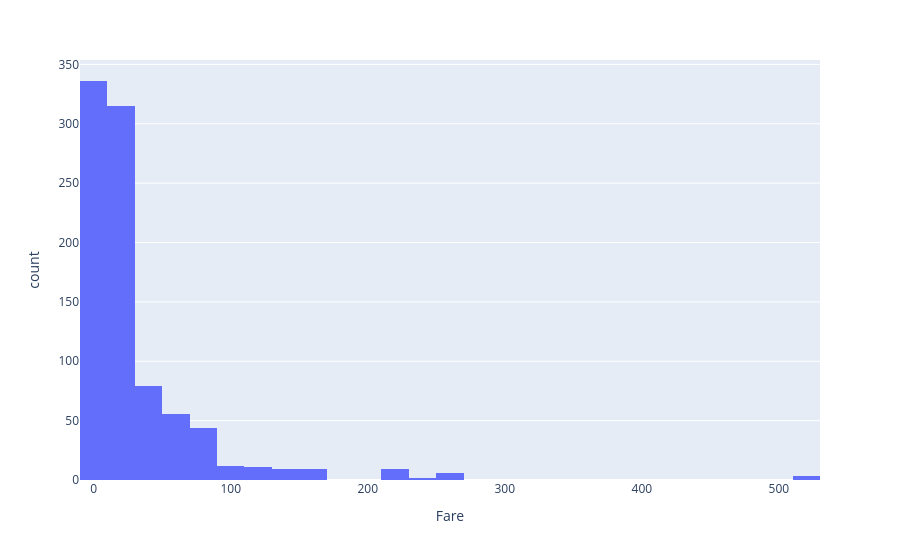

Here is the notebook cell this chart was saved with:
### Code cell
import plotly.express as px

fig = px.histogram(train, x='Fare', nbins=30)

fig.show()

### Figure 1 — Plotly figure (JSON) as saved in the notebook; plotly's stock layout.template omitted (floating-point values rounded to 4 significant figures; data arrays with more than 128 entries replaced by an {"elided": "..."} marker saying what was removed)
{"data": [{"alignmentgroup": "True", "bingroup": "x", "hovertemplate": "Fare=%{x}<br>count=%{y}<extra></extra>", "legendgroup": "", "marker": {"color": "#636efa", "pattern": {"shape": ""}}, "name": "", "nbinsx": 30, "offsetgroup": "", "orientation": "v", "showlegend": false, "type": "histogram", "x": {"elided": "891 float values"}, "xaxis": "x", "yaxis": "y"}], "layout": {"barmode": "relative", "legend": {"tracegroupgap": 0}, "margin": {"t": 60}, "xaxis": {"anchor": "y", "domain": [0, 1], "title": {"text": "Fare"}}, "yaxis": {"anchor": "x", "domain": [0, 1], "title": {"text": "count"}}}}
